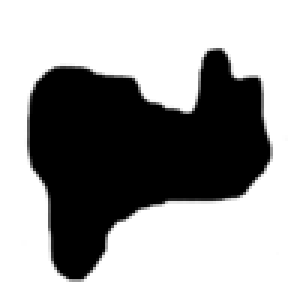
#> input picture Interface/AddOns/pfQuest/toolbox/maps/1.png, 100 x 100 px (shown 3 times larger)
$ python -i refine_turtle_map_terrain.py   (imports and definitions only)
#> lines starting #> are read from the running program, lines starting #| are printed output that depends on the picture; after the words box and inside, x2 and y2 are one past the last pixel; in counts of white or black regions, pixels touching at a corner belong together
### Tools/turtle_map_archive.py
"""Read-only MPQ v0/v1 reader for map extraction. Unsupported codecs fail closed.

No archive is ever modified. Tables and file sectors are checked before use.
"""
import bz2
import struct
import zlib
from pathlib import Path

MASK = 0xffffffff
CRYPT = [0] * 0x500
seed = 0x100001
for a in range(256):
    for b in range(5):
        seed = (seed * 125 + 3) % 0x2aaaab
        high = (seed & 0xffff) << 16
        seed = (seed * 125 + 3) % 0x2aaaab
        CRYPT[a + b * 256] = high | (seed & 0xffff)
#> further down, picture is the input picture: PIL image 100x100 LA; mean R, G, B, A 0, 0, 0, 91.9


# [33 lines left out: functions hash_name, decrypt, decompress, not called in this run]


class Archive:
    # [75 lines left out: functions __init__, entry, read, not called in this run]

    def close(self):
        self.file.close()


class Client:
    # [52 lines left out: functions __init__, read, listed, dbc, dbc_string, not called in this run]

### Tools/refine_turtle_map_terrain.py
"""Build 0.5 terrain repairs and native indoor cities in an ignored candidate.

Read-only game data. Coordinates and ADT ownership are unchanged. Uniform land
cells are reconstructed from their materials/heights and surrounding appearance;
these are explicitly inferred scenery, never new roads, buildings or POIs.
"""
import argparse
from collections import Counter
import hashlib
import json
import math
import re
import shutil
import struct

import numpy as np
from PIL import Image, ImageChops, ImageFilter, ImageDraw
from build_turtle_seamless_map import ROOT, ADDON, STAGING, decode_blp, encode_blp, lua, write, json_write
from build_turtle_map_terrain import STEP, DENSITIES, chunks, parse_adt
from build_turtle_map_atlas import source_maps
from turtle_map_archive import Client

OUT = STAGING/'v6-terrain-candidate'
SEA = (0, 29, 43, 255)


# [23 lines left out: functions read_terrain, write_terrain, not called in this run]


def indoor_voids(image):
    """Close narrow rendering cracks and fill enclosed unwalkable rock only.

    Snow/forest on the surface must not shine through the underground rooms.
    Exterior alpha is retained; this never adds a floor or a route.
    """
    mask=image.getchannel('A').point(lambda a:255 if a>32 else 0)
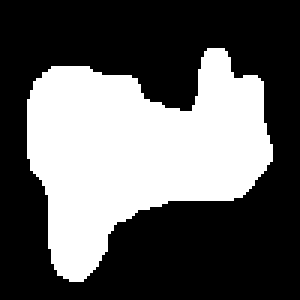
#> mask: PIL image 100x100 L (shown 3 times larger); 37.4% white; 1 white region, box (x1, y1, x2, y2) and area: (9, 16, 91, 94) 3736
    # Connect *all* exterior components around the image, even where a hallway
    # touches an image edge. Starting a fill in just one corner invents a box.
    padded=Image.new('L',(image.width+64,image.height+64));padded.paste(mask,(32,32))
#> after `padded = Image.new('L', (image.width + 64, image.height + 64))`: padded: PIL image 164x164 L; every value is 0
#> after `padded.paste(mask, (32, 32))`:
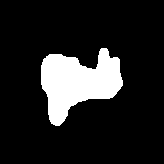
#> padded: PIL image 164x164 L; 13.9% white; 1 white region, box (x1, y1, x2, y2) and area: (41, 48, 123, 126) 3736
    closed=padded.filter(ImageFilter.MaxFilter(25)).filter(ImageFilter.MinFilter(25))
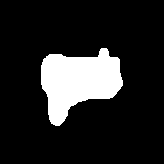
#> closed: PIL image 164x164 L; 14.6% white; 1 white region, box (x1, y1, x2, y2) and area: (41, 48, 123, 126) 3932
    exterior=closed.copy();ImageDraw.floodfill(exterior,(0,0),128)
    holes=exterior.point(lambda a:0 if a==128 else 255).crop((32,32,image.width+32,image.height+32))
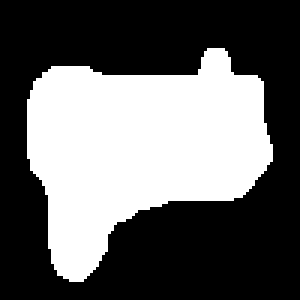
#> holes: PIL image 100x100 L (shown 3 times larger); 39.3% white; 1 white region, box (x1, y1, x2, y2) and area: (9, 16, 91, 94) 3932
    # Include only the filled enclosed footprint and existing room pixels.
#> (the run stopped early here; a loop or call above may not have finished)

$ run again, on Interface/AddOns/pfQuest/toolbox/maps/1519.png
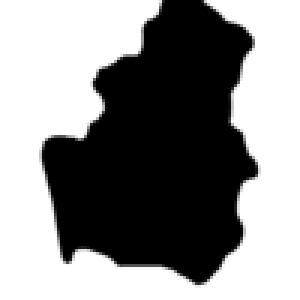
#> input picture Interface/AddOns/pfQuest/toolbox/maps/1519.png, 100 x 100 px (shown 3 times larger)
#> picture is the input picture: PIL image 100x100 LA; mean R, G, B, A 0, 0, 0, 114.9
#> in indoor_voids, `mask=image.getchannel('A').point(lambda a:255 if a>32 else 0)`:
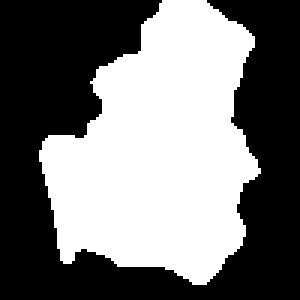
#> mask: PIL image 100x100 L (shown 3 times larger); 46.5% white; 1 white region, box (x1, y1, x2, y2) and area: (13, 0, 87, 95) 4651
#> padded: PIL image 164x164 L; every value is 0
#> padded: PIL image 164x164 L; 17.3% white; 1 white region, box (x1, y1, x2, y2) and area: (45, 32, 119, 127) 4651
#> closed: PIL image 164x164 L; 17.9% white; 1 white region, box (x1, y1, x2, y2) and area: (45, 32, 119, 127) 4827
#> in indoor_voids, `holes=exterior.point(lambda a:0 if a==128 else 255).crop((32,32,image...`:
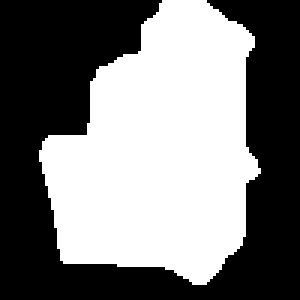
#> holes: PIL image 100x100 L (shown 3 times larger); 48.3% white; 1 white region, box (x1, y1, x2, y2) and area: (13, 0, 87, 95) 4827

$ run again, on Interface/AddOns/pfQuest/toolbox/maps/1537.png
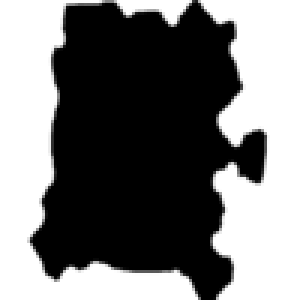
#> input picture Interface/AddOns/pfQuest/toolbox/maps/1537.png, 100 x 100 px (shown 3 times larger)
#> picture is the input picture: PIL image 100x100 LA; mean R, G, B, A 0, 0, 0, 136
#> in indoor_voids, `mask=image.getchannel('A').point(lambda a:255 if a>32 else 0)`:
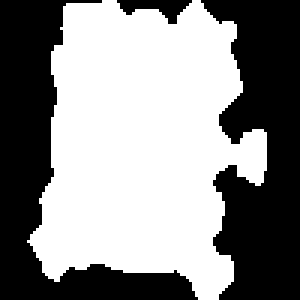
#> mask: PIL image 100x100 L (shown 3 times larger); 55% white; 3 black regions, box (x1, y1, x2, y2) and area: (67, 0, 100, 100) 2280, (0, 0, 66, 100) 2119, (39, 0, 64, 8) 100
#> padded: PIL image 164x164 L; every value is 0
#> padded: PIL image 164x164 L; 20.5% white; 1 white region, box (x1, y1, x2, y2) and area: (41, 32, 121, 132) 5501
#> closed: PIL image 164x164 L; 21.9% white; 1 white region, box (x1, y1, x2, y2) and area: (41, 32, 121, 132) 5893
#> in indoor_voids, `holes=exterior.point(lambda a:0 if a==128 else 255).crop((32,32,image...`:
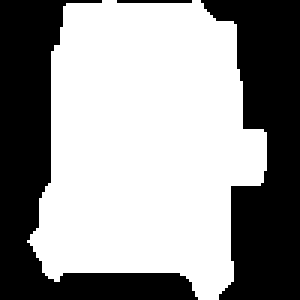
#> holes: PIL image 100x100 L (shown 3 times larger); 58.9% white; 3 black regions, box (x1, y1, x2, y2) and area: (0, 0, 66, 100) 2049, (67, 0, 100, 100) 2033, (39, 0, 64, 1) 25

$ run again, on Interface/AddOns/pfQuest/toolbox/maps/16.png
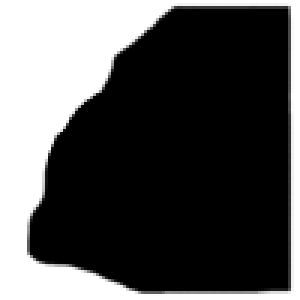
#> input picture Interface/AddOns/pfQuest/toolbox/maps/16.png, 100 x 100 px (shown 3 times larger)
#> picture is the input picture: PIL image 100x100 LA; mean R, G, B, A 0, 0, 0, 171.5
#> in indoor_voids, `mask=image.getchannel('A').point(lambda a:255 if a>32 else 0)`:
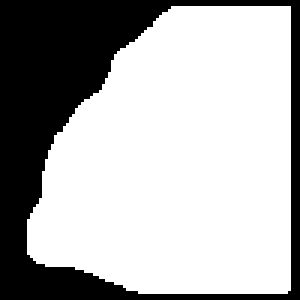
#> mask: PIL image 100x100 L (shown 3 times larger); 68.5% white; 1 black region, box (x1, y1, x2, y2) and area: (0, 0, 100, 100) 3151
#> padded: PIL image 164x164 L; every value is 0
#> in indoor_voids, `padded.paste(mask, (32, 32))`:
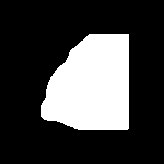
#> padded: PIL image 164x164 L; 25.5% white; 1 white region, box (x1, y1, x2, y2) and area: (41, 34, 129, 130) 6849
